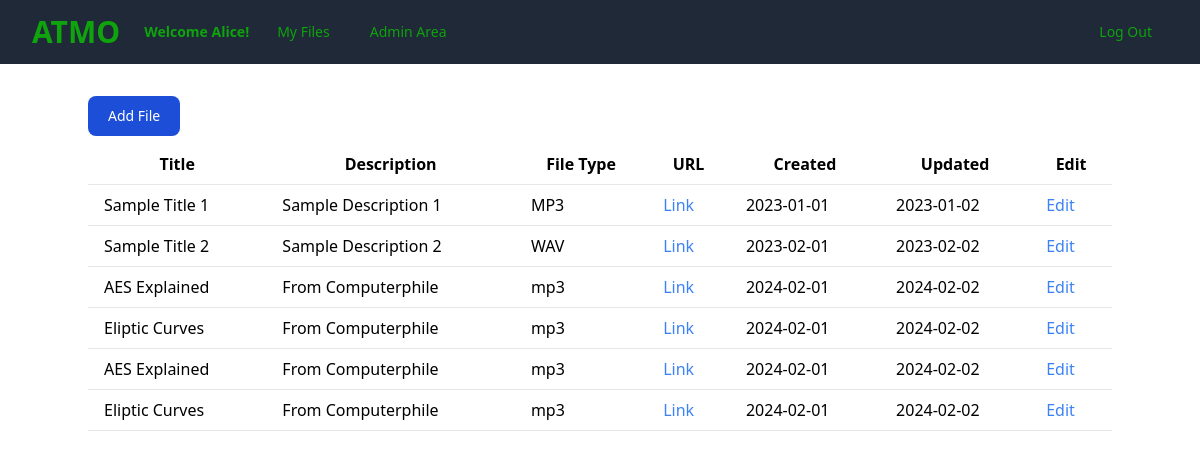
The page /audio-files/1 (signed in) on the database as committed earlier.
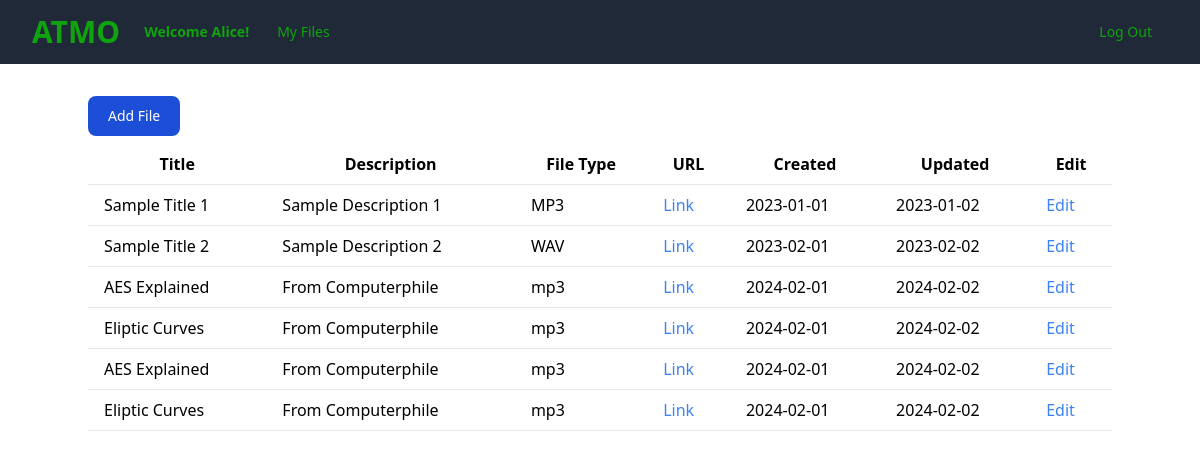
The same page on the database as committed later.
### routers/audio_files.py (the view)
@router.get("/audio-files/{user_id}")
async def list_files(request: Request,
                     user_id: int,
                     token_decoded_data: dict = Depends(authorise_access),
                     session: Session = Depends(get_session)):
    token_user_id = token_decoded_data['id']
    if token_user_id != user_id:
        raise HTTPException(status_code=401, detail="401 Unauthorised Access")
    statement = select(User).where(User.id == token_user_id)
    user = session.exec(statement).first()
    user_data = {}
    role = user.role
    username = user.username
    user_data.update({f"{role}": role, "username": username})
    statement = select(Audio_File).where(token_user_id == Audio_File.user_id).limit(10)
    results = session.exec(statement)
    audio_files = results.all()
    user_data.update({"audio_files": audio_files})
    print(user_data)
    return templates.TemplateResponse("audio-files.html", {"request": request, **user_data})

### templates/audio-files.html (shortened to what this page needs)
<!DOCTYPE html>
<html lang="en">
<head>
    <script src="https:cdn.tailwindcss.com"></script>
</head>
<body>
    {% include 'navbar.html' %}
    {% include 'audio-list.html' %}
</body>
</html>

### templates/navbar.html (shortened to what this page needs)
<nav class="bg-gray-800">
    <div class="mx-auto max-w-7xl px-2 sm:px-6 lg:px-8">
      <div class="relative flex h-16 items-center justify-between">
        <div class="flex flex-1 items-center justify-center sm:items-stretch sm:justify-start">
          <div class="flex shrink-0 items-center">
            <h1 class="text-atmogreen text-3xl font-bold">ATMO<h1>
          </div>
          <div class="hidden sm:ml-6 sm:block">
            <div class="flex space-x-4 items-center">
               {%if standard or admin or owner %}
                    <p class="text-atmogreen text-sm font-bold">Welcome {{username}}!</p>
                    <a href="#" class="rounded-md px-3 py-2 text-sm font-medium text-atmogreen hover:bg-gray-700 hover:text-white">My Files</a>
                {% endif %}
                {% if admin or owner %}
                     <a href="/admin-area/{{ user_id }}" class="rounded-md px-3 py-2 text-sm font-medium text-atmogreen hover:bg-gray-700 hover:text-white">Admin Area</a>
                {% endif %}
            </div>
          </div>
        </div>
            <div class="absolute right-0 origin-top-right">
              {% if standard or admin or owner %}
                <a href="/logout" class="block px-4 py-2 text-sm text-atmogreen">Log Out</a>
              {% endif %}
            </div>
          </div>
        </div>
</nav>

Rows that differ between the two databases and show on the page:
changed User "Alice": role "owner" → "standard" (drawn)
Other text that changed with them:
text no longer shown: "Admin Area"
